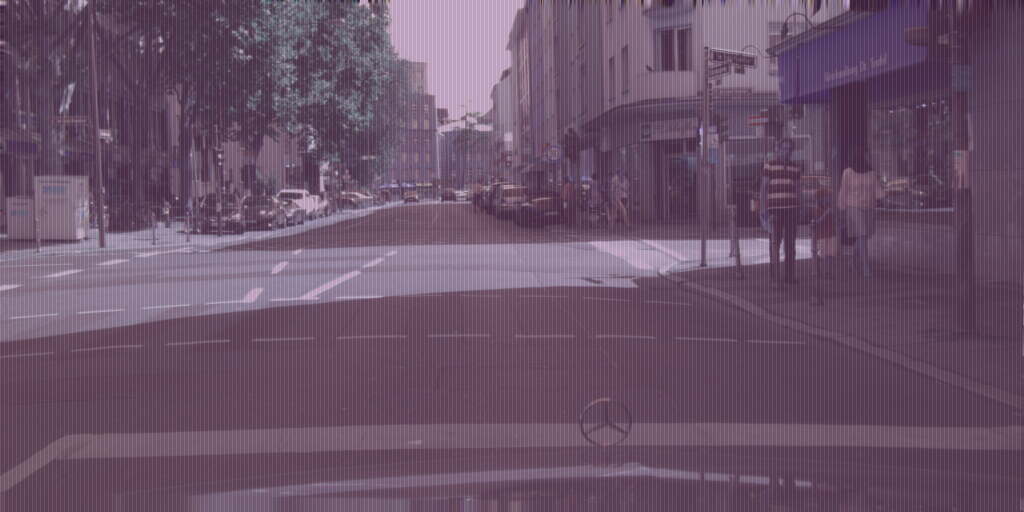
#> input picture segnet/none/vis/results/prototype/frankfurt_000000_020321_leftImg8bit_0_cls_proto.png, 2048 x 1024 px, given as the content of the folder 20230309_hkustgz_campus_road_day/data/frame_cam01/image/data, which was not available (shown at 1/2 size)
$ python image_white_balancer.py
#> lines starting #> are read from the running program, lines starting #| are printed output that depends on the picture; pictures that were not available may be replaced by others from this repository, and a replacement may not be noted
### src/segnet/lib/utils/tools/logger.py
#!/usr/bin/env python
# -*- coding:utf-8 -*-
# Author: Donny You(youansheng@gmail.com)
# Logging tool implemented with the python Package logging.


from __future__ import absolute_import
from __future__ import division
from __future__ import print_function

import argparse
import logging
import os
import sys


DEFAULT_LOGFILE_LEVEL = 'debug'
DEFAULT_STDOUT_LEVEL = 'info'
DEFAULT_LOG_FILE = './default.log'
DEFAULT_LOG_FORMAT = '%(asctime)s %(levelname)-7s %(message)s'

LOG_LEVEL_DICT = {
    'debug': logging.DEBUG,
    'info': logging.INFO,
    'warning': logging.WARNING,
    'error': logging.ERROR,
    'critical': logging.CRITICAL
}


# wandb
wandb_logger = logging.getLogger("wandb")
wandb_logger.setLevel(logging.INFO)


class Logger(object):
    """
    Args:
      Log level: CRITICAL>ERROR>WARNING>INFO>DEBUG.
      Log file: The file that stores the logging info.
      rewrite: Clear the log file.
      log format: The format of log messages.
      stdout level: The log level to print on the screen.
    """
    logfile_level = None
    log_file = None
    log_format = None
    rewrite = None
    stdout_level = None
    logger = None

    _caches = {}

    @staticmethod
    def init(logfile_level=DEFAULT_LOGFILE_LEVEL,
             log_file=DEFAULT_LOG_FILE,
             log_format=DEFAULT_LOG_FORMAT,
             rewrite=False,
             stdout_level=None):
        Logger.logfile_level = logfile_level
        Logger.log_file = log_file
        Logger.log_format = log_format
        Logger.rewrite = rewrite
        Logger.stdout_level = stdout_level

        Logger.logger = logging.getLogger()
        Logger.logger.handlers = []
        fmt = logging.Formatter(Logger.log_format)

        if Logger.logfile_level is not None:
            filemode = 'w'
            if not Logger.rewrite:
                filemode = 'a'

            dir_name = os.path.dirname(os.path.abspath(Logger.log_file))
            if not os.path.exists(dir_name):
                os.makedirs(dir_name)

            if Logger.logfile_level not in LOG_LEVEL_DICT:
                print('Invalid logging level: {}'.format(Logger.logfile_level))
                Logger.logfile_level = DEFAULT_LOGFILE_LEVEL

            Logger.logger.setLevel(LOG_LEVEL_DICT[Logger.logfile_level])

            fh = logging.FileHandler(Logger.log_file, mode=filemode)
            fh.setFormatter(fmt)
            fh.setLevel(LOG_LEVEL_DICT[Logger.logfile_level])

            Logger.logger.addHandler(fh)

        if stdout_level is not None:
            if Logger.logfile_level is None:
                Logger.logger.setLevel(LOG_LEVEL_DICT[Logger.stdout_level])

            console = logging.StreamHandler()
            if Logger.stdout_level not in LOG_LEVEL_DICT:
                print('Invalid logging level: {}'.format(Logger.stdout_level))
                return

            console.setLevel(LOG_LEVEL_DICT[Logger.stdout_level])
            console.setFormatter(fmt)
            Logger.logger.addHandler(console)

    # [17 lines left out: functions set_log_file, set_logfile_level, clear_log_file, not called in this run]

    @staticmethod
    def check_logger():
        if Logger.logger is None:
            Logger.init(logfile_level=None, stdout_level=DEFAULT_STDOUT_LEVEL)

    # [15 lines left out: functions set_stdout_level, debug, not called in this run]

    @staticmethod
    def info(message):
        Logger.check_logger()
#> in process_img_batch, img is the input picture: shape (1024, 2048, 3); mean B, G, R 104.6, 82.3, 106.6
        filename = os.path.basename(sys._getframe().f_back.f_code.co_filename)
        lineno = sys._getframe().f_back.f_lineno
        prefix = '[{}, {}]'.format(filename, lineno)
        Logger.logger.info('{} {}'.format(prefix, message))

    # [36 lines left out: functions info_once, warn, error, critical, not called in this run]


# [22 lines that do not run on import are left out]

### segnet/lib/annotation_tools/image_white_balancer.py
from __future__ import absolute_import
from __future__ import division
from __future__ import print_function

import argparse
import cv2
import numpy as np
import os

import sys
sys.path.append('/home/hkustgz_segnet/segnet')
from lib.utils.tools.logger import Logger as Log


class ImgWhiteBalancer(object):
    def __init__(self, args):
        super(ImgWhiteBalancer, self).__init__()
        self.args = args
        self.input_dir = args.input_dir
        self.output_dir = args.output_dir

    def __white_balance(self, img, mode=5):
        """
        白平衡处理(默认为1均值、2完美反射、3灰度世界、4基于图像分析的偏色检测及颜色校正、5动态阈值)
        """
#> called with mode = 5
        # 读取图像
        b, g, r = cv2.split(img)
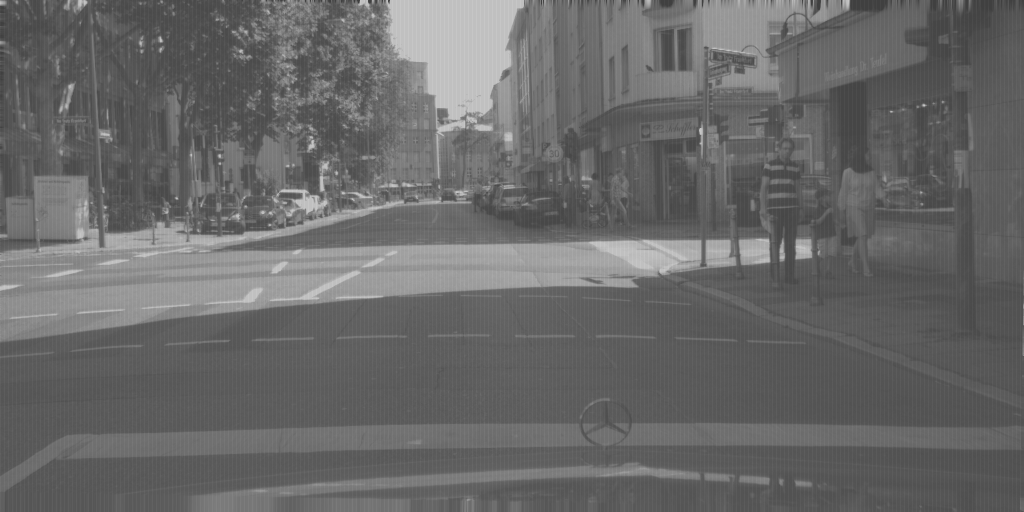
#> b: shape (1024, 2048) (shown at 1/2 size); min 64, max 204, mean 104.6
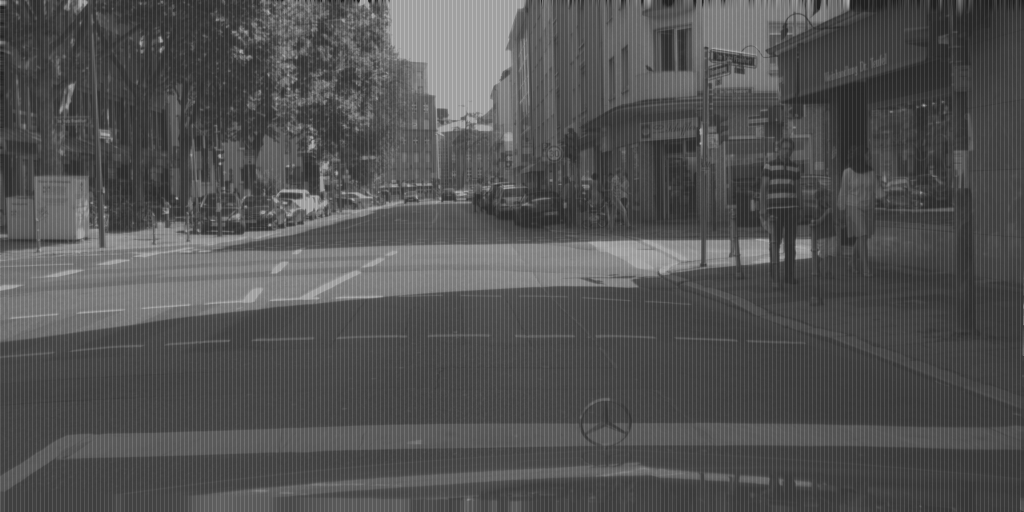
#> g: shape (1024, 2048) (shown at 1/2 size); min 32, max 204, mean 82.3
        # 均值变为三通道
        h, w, c = img.shape
#> h = 1024; w = 2048; c = 3
        if mode == 2:
            # 完美反射白平衡 ---- 依赖ratio值选取而且对亮度最大区域不是白色的图像效果不佳。
            output_img = img.copy()
            sum_ = np.double() + b + g + r
            hists, bins = np.histogram(sum_.flatten(), 766, [0, 766])
            Y = 765
            num, key = 0, 0
            ratio = 0.01
            while Y >= 0:
                num += hists[Y]
                if num > h * w * ratio / 100:
                    key = Y
                    break
                Y = Y - 1

            sumkey = np.where(sum_ >= key)
            sum_b, sum_g, sum_r = np.sum(b[sumkey]), np.sum(g[sumkey]), np.sum(r[sumkey])
            times = len(sumkey[0])
            avg_b, avg_g, avg_r = sum_b / times, sum_g / times, sum_r / times

            maxvalue = float(np.max(output_img))
            output_img[:, :, 0] = output_img[:, :, 0] * maxvalue / int(avg_b)
            output_img[:, :, 1] = output_img[:, :, 1] * maxvalue / int(avg_g)
            output_img[:, :, 2] = output_img[:, :, 2] * maxvalue / int(avg_r)
        elif mode == 3:
            # 灰度世界假设
            b_avg, g_avg, r_avg = cv2.mean(b)[0], cv2.mean(g)[0], cv2.mean(r)[0]
            # 需要调整的RGB分量的增益
            k = (b_avg + g_avg + r_avg) / 3
            kb, kg, kr = k / b_avg, k / g_avg, k / r_avg
            ba, ga, ra = b * kb, g * kg, r * kr

            output_img = cv2.merge([ba, ga, ra])
        elif mode == 4:
            # 基于图像分析的偏色检测及颜色校正
            I_b_2, I_r_2 = np.double(b) ** 2, np.double(r) ** 2
            sum_I_b_2, sum_I_r_2 = np.sum(I_b_2), np.sum(I_r_2)
            sum_I_b, sum_I_g, sum_I_r = np.sum(b), np.sum(g), np.sum(r)
            max_I_b, max_I_g, max_I_r = np.max(b), np.max(g), np.max(r)
            max_I_b_2, max_I_r_2 = np.max(I_b_2), np.max(I_r_2)
            [u_b, v_b] = np.matmul(np.linalg.inv([[sum_I_b_2, sum_I_b], [max_I_b_2, max_I_b]]), [sum_I_g, max_I_g])
            [u_r, v_r] = np.matmul(np.linalg.inv([[sum_I_r_2, sum_I_r], [max_I_r_2, max_I_r]]), [sum_I_g, max_I_g])
            b0 = np.uint8(u_b * (np.double(b) ** 2) + v_b * b)
            r0 = np.uint8(u_r * (np.double(r) ** 2) + v_r * r)
            output_img = cv2.merge([b0, g, r0])
        elif mode == 5:
            # 动态阈值算法 ---- 白点检测和白点调整
            # 只是白点检测不是与完美反射算法相同的认为最亮的点为白点，而是通过另外的规则确定
            def con_num(x):
                if x > 0:
                    return 1
                if x < 0:
                    return -1
                if x == 0:
                    return 0

            yuv_img = cv2.cvtColor(img, cv2.COLOR_BGR2YCrCb)
#> yuv_img: shape (1024, 2048, 3); mean of channels 0, 1, 2 92.1, 138.4, 135
            # YUV空间
            (y, u, v) = cv2.split(yuv_img)
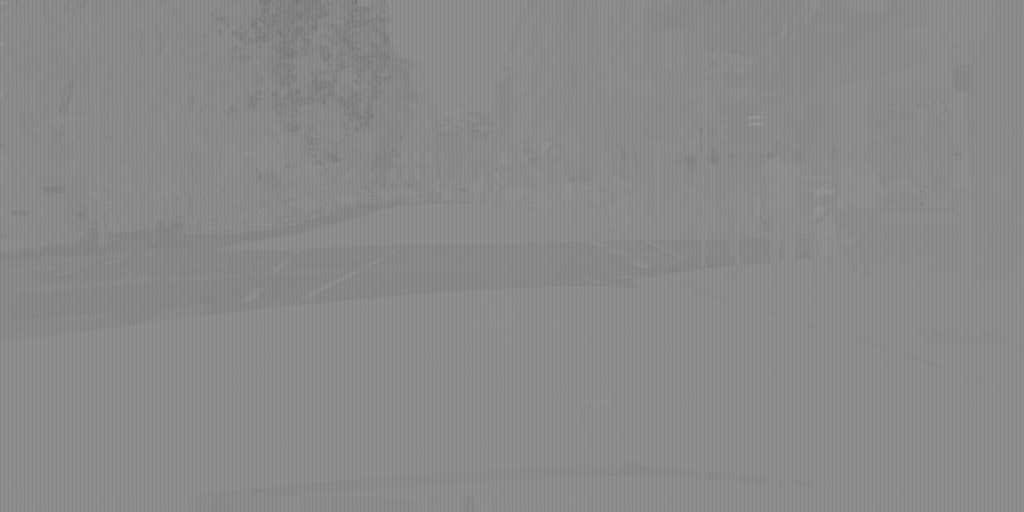
#> u: shape (1024, 2048) (shown at 1/2 size); min 98, max 154, mean 138.4
            max_y = np.max(y.flatten())
#> max_y = 204
            sum_u, sum_v = np.sum(u), np.sum(v)
#> sum_u = 290209476; sum_v = 283125793
            avl_u, avl_v = sum_u / (h * w), sum_v / (h * w)
#> avl_u = 138.4; avl_v = 135
            du, dv = np.sum(np.abs(u - avl_u)), np.sum(np.abs(v - avl_v))
#> du = 7919399.7; dv = 5460018.1
            avl_du, avl_dv = du / (h * w), dv / (h * w)
#> avl_du = 3.78; avl_dv = 2.6
            radio = 0.5  # 如果该值过大过小，色温向两极端发展

            valuekey = np.where((np.abs(u - (avl_u + avl_du * con_num(avl_u))) < radio * avl_du)
                                | (np.abs(v - (avl_v + avl_dv * con_num(avl_v))) < radio * avl_dv))
#> valuekey = 1296606 positions, rows 0 to 1023, columns 1 to 2047
            num_y, yhistogram = np.zeros((h, w)), np.zeros(256)
#> yhistogram = 256 values from 0 to 0
            num_y[valuekey] = np.uint8(y[valuekey])
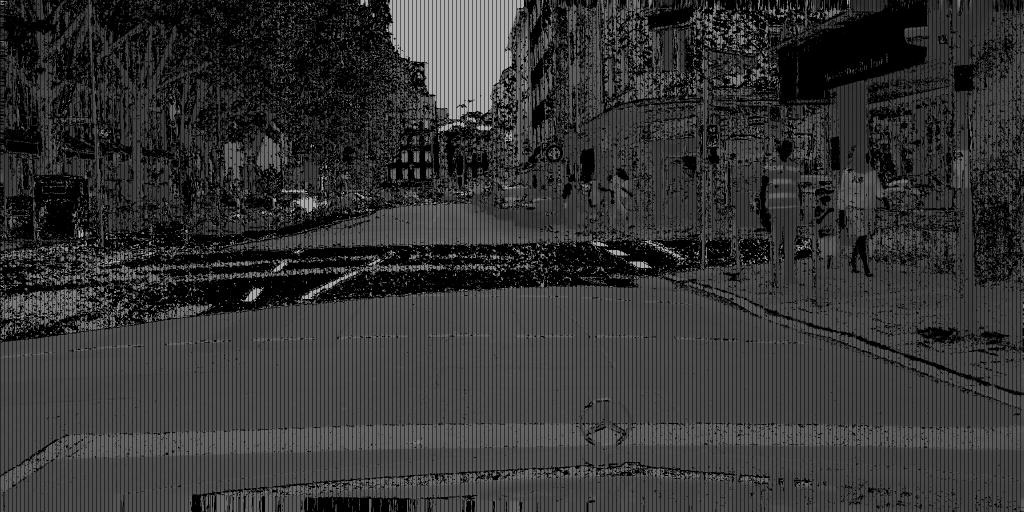
#> num_y: shape (1024, 2048) float64 (shown at 1/2 size); min 0, max 187, mean 52.2
            yhistogram = np.bincount(np.uint8(num_y[valuekey].flatten()), minlength=256)
#> yhistogram = 256 values, max 80261 at index 78, min 0 at index 0, mean 5064.9
            ysum = len(valuekey[0])
#> ysum = 1296606
            Y = 255
            num, key = 0, 0
            while Y >= 0:
                num += yhistogram[Y]
                if num > 0.1 * ysum:  # 取前10%的亮点为计算值，如果该值过大易过曝光，该值过小调整幅度小
                    key = Y
                    break
                Y = Y - 1
#> this loop made 148 passes
#> num on passes 1 to 12: 0, 0, 0, 0, 0, 0, 0, 0, 0, 0, 0, 0
#> after the loop, Y = 108; num = 129881

            sumkey = np.where(num_y > key)
#> sumkey = 124589 positions, rows 0 to 1023, columns 1 to 2047
            sum_b, sum_g, sum_r = np.sum(b[sumkey]), np.sum(g[sumkey]), np.sum(r[sumkey])
#> sum_b = 19778616; sum_g = 16307362; sum_r = 19580634
            num_rgb = len(sumkey[0])
#> num_rgb = 124589

            b0 = np.double(b) * int(max_y) / (sum_b / num_rgb)
            g0 = np.double(g) * int(max_y) / (sum_g / num_rgb)
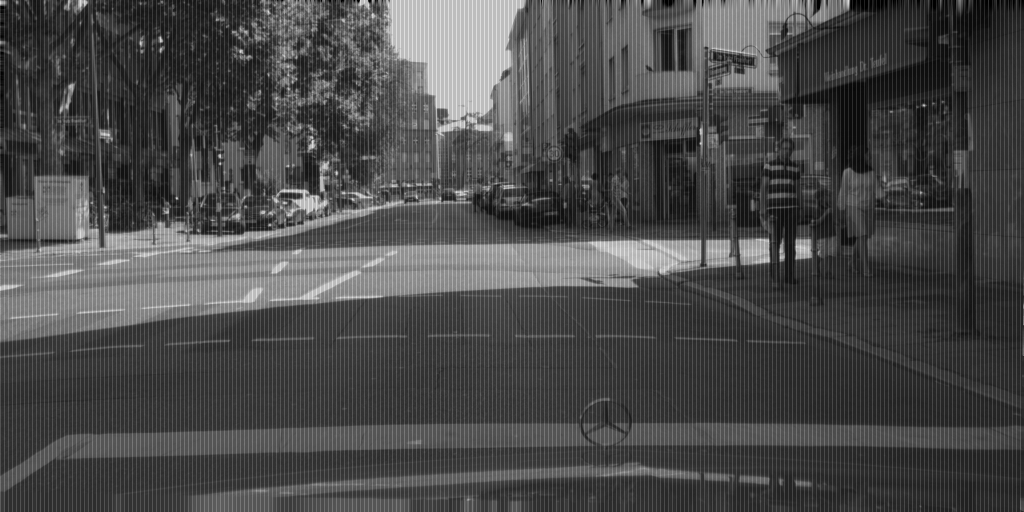
#> g0: shape (1024, 2048) float64 (shown at 1/2 size); min 49.87, max 317.9, mean 128.3; drawn with min black and max white
            r0 = np.double(r) * int(max_y) / (sum_r / num_rgb)
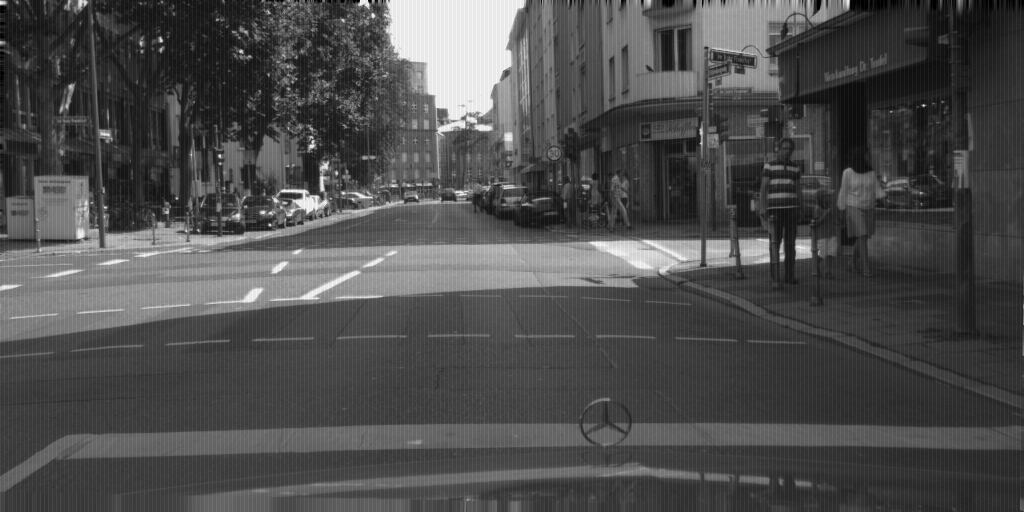
#> r0: shape (1024, 2048) float64 (shown at 1/2 size); min 83.07, max 264.8, mean 138.3; drawn with min black and max white

            output_img = cv2.merge([b0, g0, r0])
        else:
            # 默认均值  ---- 简单的求均值白平衡法
            b_avg, g_avg, r_avg = cv2.mean(b)[0], cv2.mean(g)[0], cv2.mean(r)[0]
            # 求各个通道所占增益
            k = (b_avg + g_avg + r_avg) / 3
            kb, kg, kr = k / b_avg, k / g_avg, k / r_avg
            b = cv2.addWeighted(src1=b, alpha=kb, src2=0, beta=0, gamma=0)
            g = cv2.addWeighted(src1=g, alpha=kg, src2=0, beta=0, gamma=0)
            r = cv2.addWeighted(src1=r, alpha=kr, src2=0, beta=0, gamma=0)
            output_img = cv2.merge([b, g, r])
        output_img = np.uint8(np.clip(output_img, 0, 255))
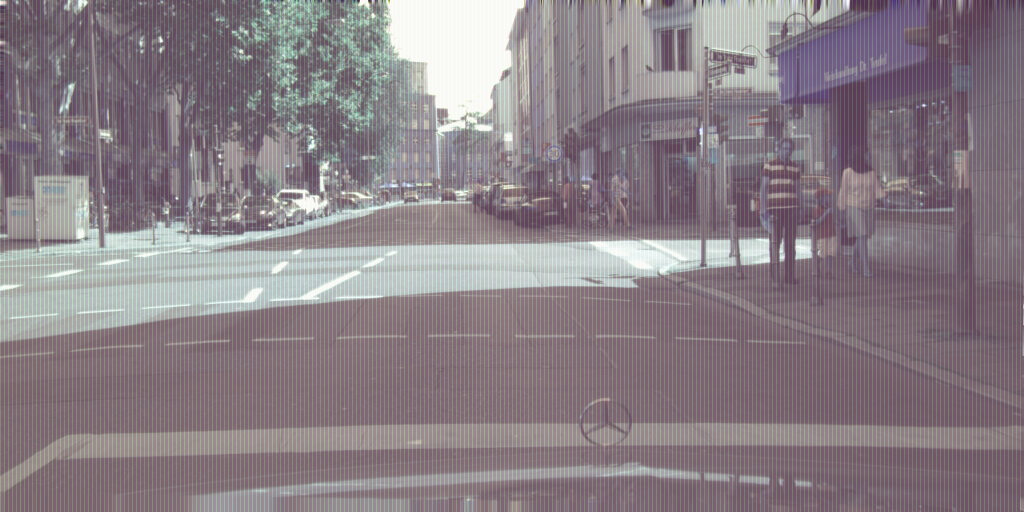
#> output_img: shape (1024, 2048, 3) (shown at 1/2 size); mean B, G, R 133.9, 127.4, 137.8
        return output_img

    def __get_img_list(self, dir_name):
        filename_list = list()
        for item in sorted(os.listdir(dir_name)):
            if os.path.isdir(os.path.join(dir_name, item)):
                for filename in os.listdir(os.path.join(dir_name, item)):
                    filename_list.append(dir_name ,os.path.join('{}/{}'.format(item, filename)))
            else:
                filename_list.append(os.path.join(dir_name ,item))

        return filename_list

    def process_img_batch(self):
        filename_list = self.__get_img_list(self.input_dir)
        Log.info('Number of input images: {}'.format(len(filename_list)))
        for img_file in filename_list:
            img_name, extension = os.path.splitext(img_file.split('/')[-1])
            img = cv2.imread(img_file)
            # print('start white balancing for {}'.format(img_file.split('/')[-1]))
            balanced_img = self.__white_balance(img)

            cv2.imwrite(os.path.join(self.output_dir, '{}.png'.format(img_name)), balanced_img)
            Log.info('Saving {}.png'.format(img_name))


if __name__ == "__main__":
    parser = argparse.ArgumentParser()
    parser.add_argument('--output_dir', default='/data/Data/kin/ruoyu_data/HKUSTGZ/frame01', type=str, dest='output_dir', help='directory of input image.')
    parser.add_argument('--input_dir', default='/data/Data/jjiao/dataset/FusionPortable_dataset_develop/sensor_data/mini_hercules/20230309_hkustgz_campus_road_day/data/frame_cam01/image/data', type=str,
                        dest='input_dir', help='directory of output image.')
    args = parser.parse_args()

    white_balancer = ImgWhiteBalancer(args)
    white_balancer.process_img_batch()
